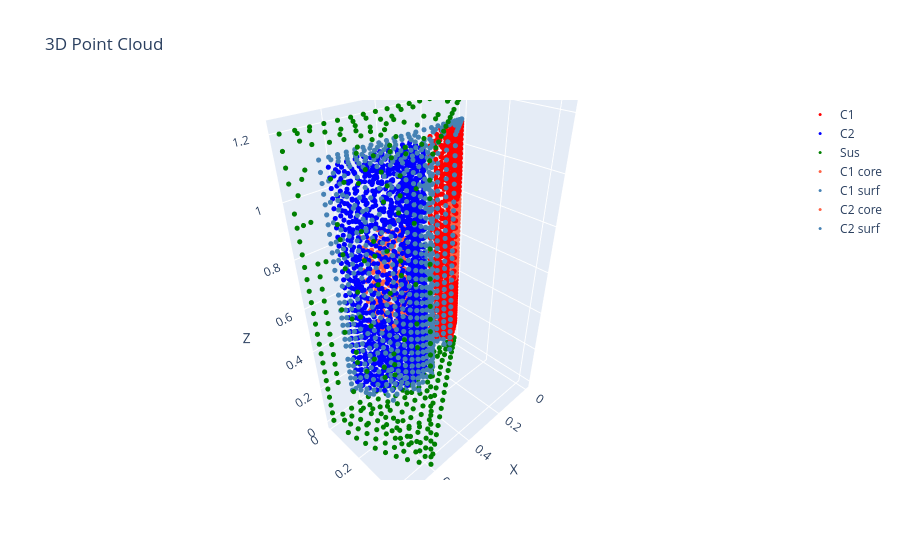

The cell this chart's notebook holds for it:
### Code cell
import plotly.graph_objects as go
import numpy as np

def plot_point_cloud(nodes_list, color_list=None, name_list = None, base_list = None, cmap='Viridis', title='3D Point Cloud', filename='point_cloud.html', show_plot=False):
    """
    nodes: np array (N, 3) — columns: [R, angle, Z]
    color: None, a single color string, or an array of length N for colormap
    """
    if base_list is None:
        base_list = ['cyl' for _ in nodes_list]
    X = []
    Y = []
    Z = []
    markers = []
    fig = go.Figure()
    for i, nodes in enumerate(nodes_list):
            
        R = nodes[:, 0]
        theta = nodes[:, 1]  # radians, use np.deg2rad(nodes[:,1]) if degrees
        Z.append(nodes[:, 2])
        if base_list[i] == 'cyl':
            X.append(R * np.cos(theta))
            Y.append(R * np.sin(theta))
        elif base_list[i] == 'xyz':
            X.append(R)
            Y.append(theta)
        else:
            raise
        marker = dict(size=3, colorscale=cmap, showscale=True)

        if color_list is None:
            marker['color'] = 'steelblue'
            marker['showscale'] = False
        elif isinstance(color_list, list):
            marker['color'] = color_list[i]
            marker['showscale'] = False
        else:
            marker['color'] = color_list[i]
        markers.append(marker)
        if not name_list is None:
            name = name_list[i]
        else:
            name = f'Series {i}'


        fig.add_trace(go.Scatter3d(
            x=X[i], y=Y[i], z=Z[i],
            mode='markers',
            marker=marker,
            name=name                ))

    fig.update_layout(
    title=title,
    scene=dict(
        xaxis_title='X',
        yaxis_title='Y',
        zaxis_title='Z',
        aspectmode='data'  # preserves true proportions
    )
)


    if show_plot:
        fig.show()  # also shows inline in notebook
    else:
        fig.write_html(filename)
        print(f"Saved to {filename}")

# no color
plot_point_cloud([c1.to_numpy(), c2.to_numpy(), sus.to_numpy(), c1_core.to_numpy(), c1_surf.to_numpy(), c2_core.to_numpy(), c2_surf.to_numpy()], ['red', 'blue', 'green', 'tomato', 'steelblue', 'tomato', 'steelblue'], ['C1', 'C2','Sus', 'C1 core', 'C1 surf', 'C2 core', 'C2 surf'], base_list=['xyz', 'xyz', 'xyz', 'xyz', 'xyz', 'xyz', 'xyz'], filename='plots/3Dtemps.html', show_plot=True)

### Figure 1 — Plotly figure (JSON) as saved in the notebook; plotly's stock layout.template omitted (floating-point values rounded to 4 significant figures; data arrays with more than 128 entries replaced by an {"elided": "..."} marker saying what was removed)
{"data": [{"marker": {"color": "red", "colorscale": [[0, "#440154"], [0.1111, "#482878"], [0.2222, "#3e4989"], [0.3333, "#31688e"], [0.4444, "#26828e"], [0.5556, "#1f9e89"], [0.6667, "#35b779"], [0.7778, "#6ece58"], [0.8889, "#b5de2b"], [1, "#fde725"]], "showscale": false, "size": 3}, "mode": "markers", "name": "C1", "type": "scatter3d", "x": {"elided": "1451 float values"}, "y": {"elided": "1451 float values"}, "z": {"elided": "1451 float values"}}, {"marker": {"color": "blue", "colorscale": [[0, "#440154"], [0.1111, "#482878"], [0.2222, "#3e4989"], [0.3333, "#31688e"], [0.4444, "#26828e"], [0.5556, "#1f9e89"], [0.6667, "#35b779"], [0.7778, "#6ece58"], [0.8889, "#b5de2b"], [1, "#fde725"]], "showscale": false, "size": 3}, "mode": "markers", "name": "C2", "type": "scatter3d", "x": {"elided": "2261 float values"}, "y": {"elided": "2261 float values"}, "z": {"elided": "2261 float values"}}, {"marker": {"color": "green", "colorscale": [[0, "#440154"], [0.1111, "#482878"], [0.2222, "#3e4989"], [0.3333, "#31688e"], [0.4444, "#26828e"], [0.5556, "#1f9e89"], [0.6667, "#35b779"], [0.7778, "#6ece58"], [0.8889, "#b5de2b"], [1, "#fde725"]], "showscale": false, "size": 3}, "mode": "markers", "name": "Sus", "type": "scatter3d", "x": {"elided": "332 float values"}, "y": {"elided": "332 float values"}, "z": {"elided": "332 float values"}}, {"marker": {"color": "tomato", "colorscale": [[0, "#440154"], [0.1111, "#482878"], [0.2222, "#3e4989"], [0.3333, "#31688e"], [0.4444, "#26828e"], [0.5556, "#1f9e89"], [0.6667, "#35b779"], [0.7778, "#6ece58"], [0.8889, "#b5de2b"], [1, "#fde725"]], "showscale": false, "size": 3}, "mode": "markers", "name": "C1 core", "type": "scatter3d", "x": {"elided": "336 float values"}, "y": {"elided": "336 float values"}, "z": {"elided": "336 float values"}}, {"marker": {"color": "steelblue", "colorscale": [[0, "#440154"], [0.1111, "#482878"], [0.2222, "#3e4989"], [0.3333, "#31688e"], [0.4444, "#26828e"], [0.5556, "#1f9e89"], [0.6667, "#35b779"], [0.7778, "#6ece58"], [0.8889, "#b5de2b"], [1, "#fde725"]], "showscale": false, "size": 3}, "mode": "markers", "name": "C1 surf", "type": "scatter3d", "x": {"elided": "178 float values"}, "y": {"elided": "178 float values"}, "z": {"elided": "178 float values"}}, {"marker": {"color": "tomato", "colorscale": [[0, "#440154"], [0.1111, "#482878"], [0.2222, "#3e4989"], [0.3333, "#31688e"], [0.4444, "#26828e"], [0.5556, "#1f9e89"], [0.6667, "#35b779"], [0.7778, "#6ece58"], [0.8889, "#b5de2b"], [1, "#fde725"]], "showscale": false, "size": 3}, "mode": "markers", "name": "C2 core", "type": "scatter3d", "x": {"elided": "144 float values"}, "y": {"elided": "144 float values"}, "z": {"elided": "144 float values"}}, {"marker": {"color": "steelblue", "colorscale": [[0, "#440154"], [0.1111, "#482878"], [0.2222, "#3e4989"], [0.3333, "#31688e"], [0.4444, "#26828e"], [0.5556, "#1f9e89"], [0.6667, "#35b779"], [0.7778, "#6ece58"], [0.8889, "#b5de2b"], [1, "#fde725"]], "showscale": false, "size": 3}, "mode": "markers", "name": "C2 surf", "type": "scatter3d", "x": {"elided": "598 float values"}, "y": {"elided": "598 float values"}, "z": {"elided": "598 float values"}}], "layout": {"scene": {"aspectmode": "data", "xaxis": {"title": {"text": "X"}}, "yaxis": {"title": {"text": "Y"}}, "zaxis": {"title": {"text": "Z"}}}, "title": {"text": "3D Point Cloud"}}}
